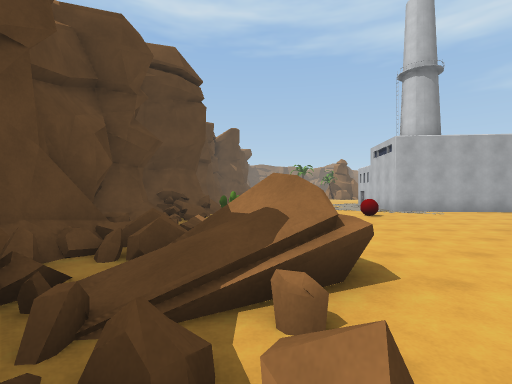
View 1 (above)

22 first-person views from a walk through a Unity game level. The camera is 1.4 m above the floor, looks level and sees 85° across. The floor is counted in squares, 2 m on a side. Each view is taken from the middle of a square. On the plan, view 1 faces up. The plan holds only what a view shows up to about 9 squares ahead; the rest is blank. The place goes on beyond the plan. Some animated figures are not drawn.

View 2
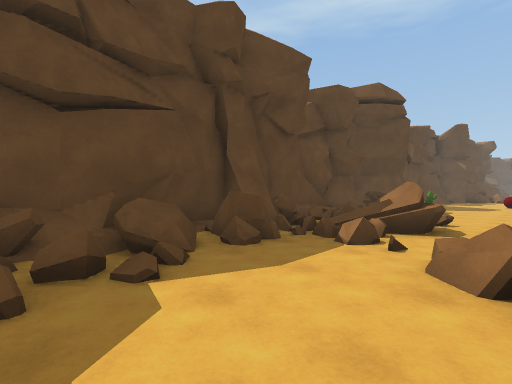

View 3
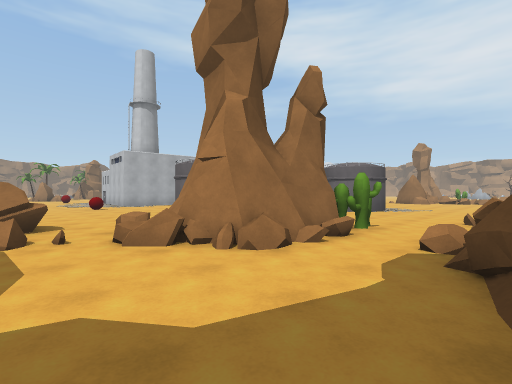

View 4
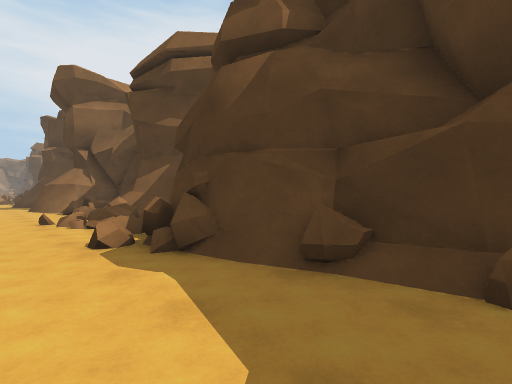

View 5
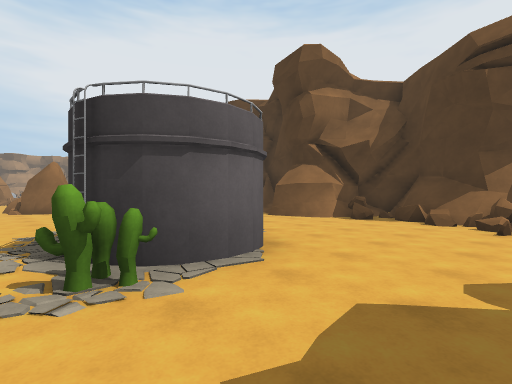

View 6
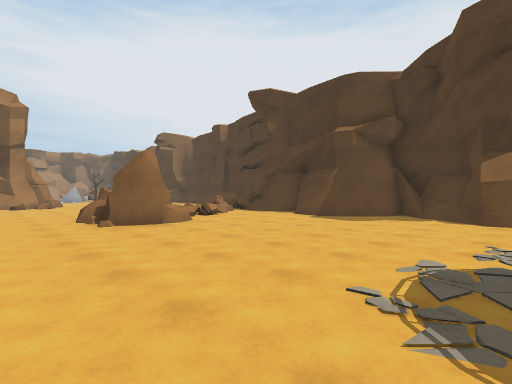

View 7
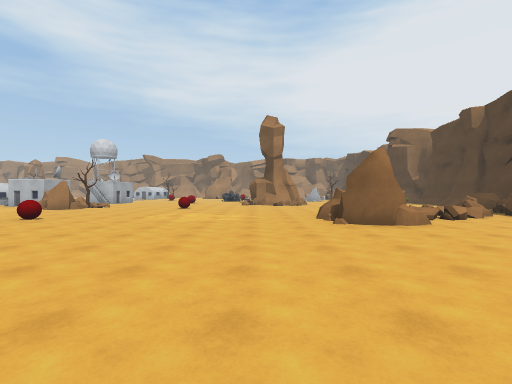

View 8
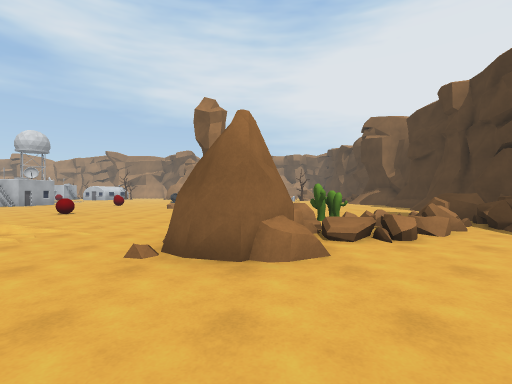

View 9
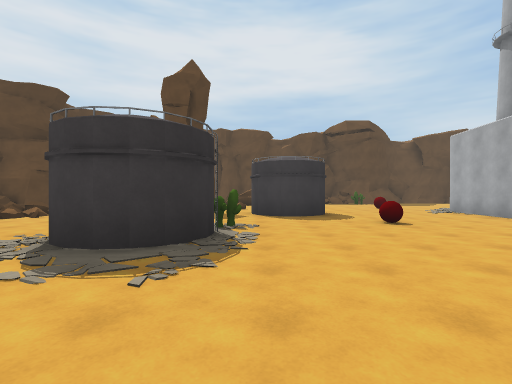

View 10
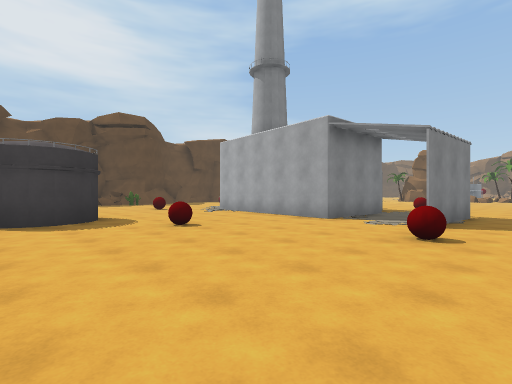

View 11
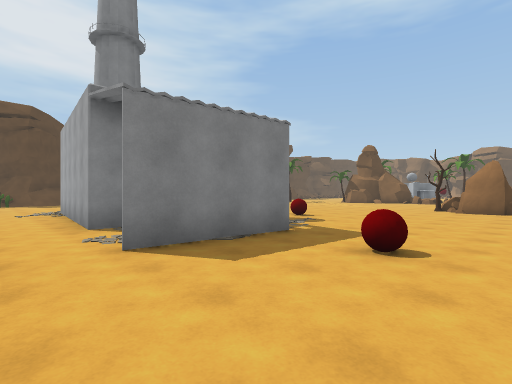

View 12
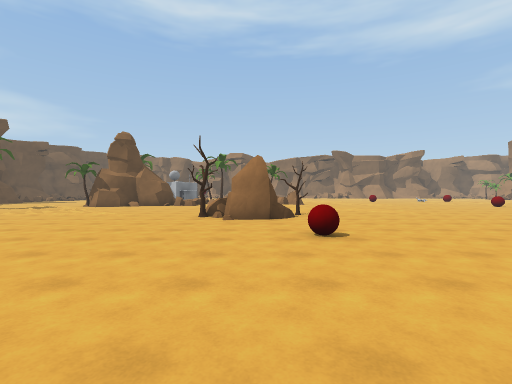

View 13
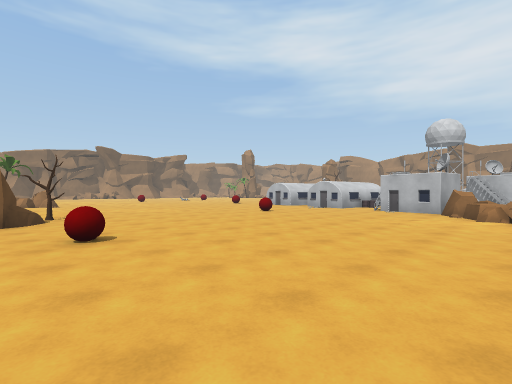

View 14
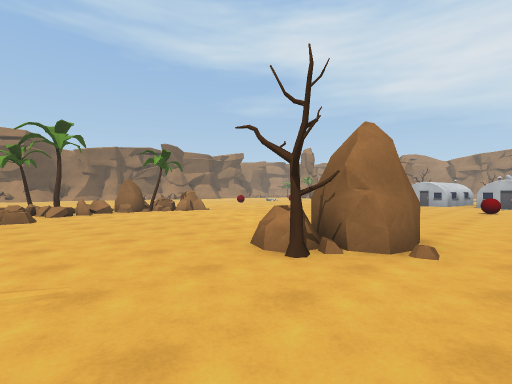

View 15
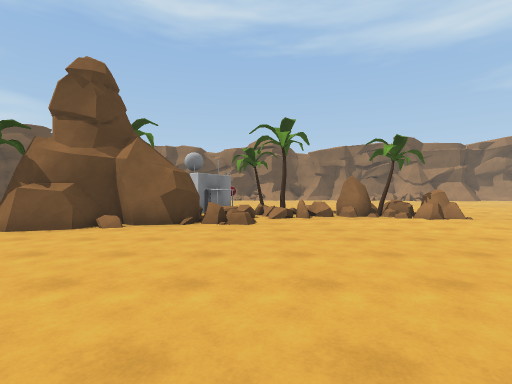

View 16
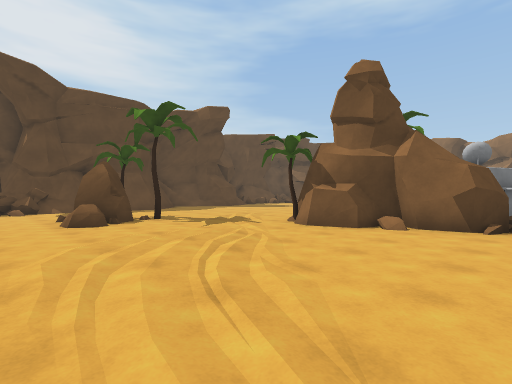

View 17
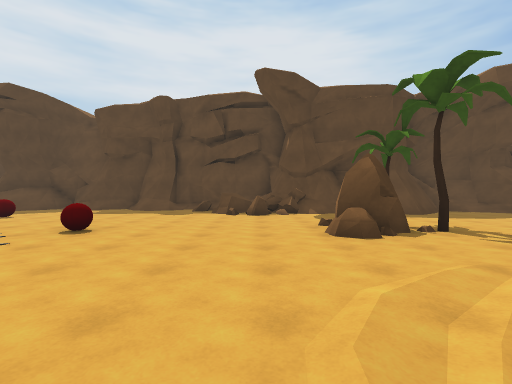

View 18
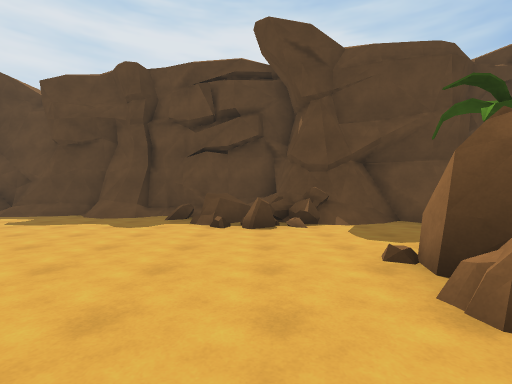

View 19
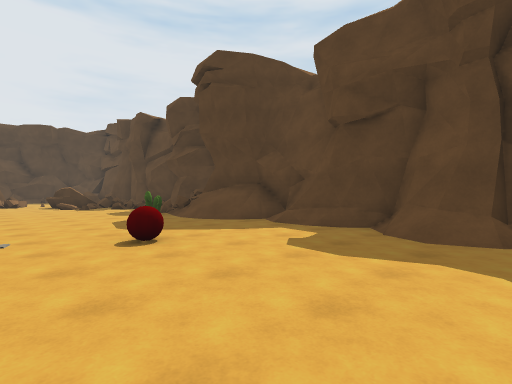

View 20
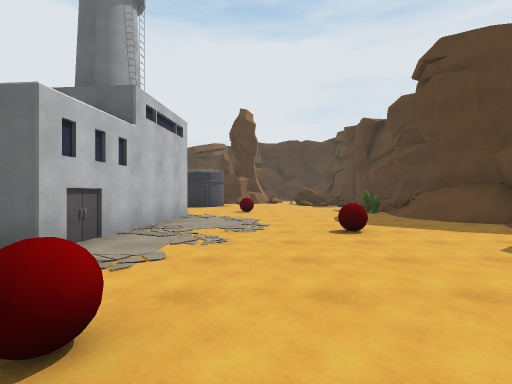

View 21
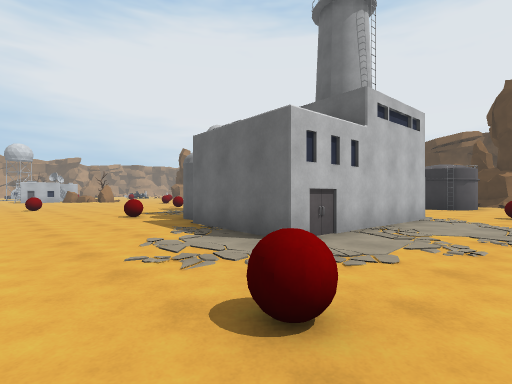

View 22
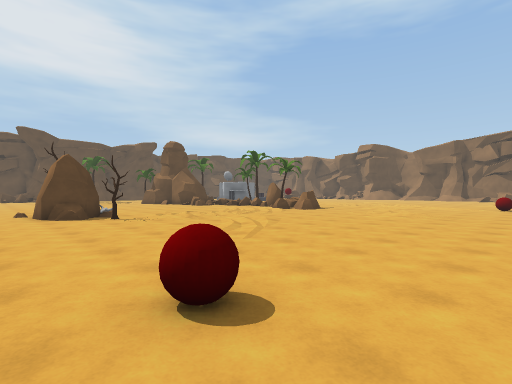

### Floor plan
Key: @ floor where view 1 was taken; # wall or solid block; x gap in a wall; . main floor; : floor 0.5 m higher than the main floor; / step, stairs or slope; = window, fence, low wall or low ledge; ^ raised ledge; O other object.
Columns run from 3 left of view 1 to 24 right of it. Each row starts with its distance up from view 1.
 28               #==#OOO.. ...
 27    ...  ..   ##....O..../...
 26    /......####O.............
 25    #......O#................
 24   ##........................
 23   #...OO....................
 22   #/..OO....................
 21 ###=...............O........
 20 #/##.............OOO........
 19 ^/^=..............O.......O.
 18 #/=.........................
 17 #/.....O...........O.......
 16 ##..........................
 15 #........##...O.............
 14 ##.......####...............
 13 ##..O...##     ............O
 12 #/......#    #..#.........O
 11 #//.....#    #..#.O.  ..
 10 ##/.....######..#... .O..
  9 #=O......................
  8 #=....O.........O...........
  7 #=.........................O
  6 ##  ........O........../....
  5 #=# .... #............./....
  4  #= .... #..................
  3  #=#=..  #..................
  2  ##=..    ..O## .....OOO...
  1  ##=.=#   ...###.....#OOO
  0 ##^@.##   ...##.......#OO
 -1 ##=..####O............==OO
 -2 #==.....O..............==:
 -3 #=#....=.............../=x
 -4    ../###===.=/##..##  ##^=
 -5    ######=##########     =
 -6           ##              ##

Where each view was taken, in squares from view 1:
view 1: 0 up, 0 right, facing up
view 2: 3 down, 2 right, facing up-left
view 3: 4 down, 0 right, facing up-right
view 4: 2 down, 0 right, facing down-right
view 5: 3 up, 7 right, facing down-right
view 6: 4 up, 12 right, facing down-right
view 7: 4 up, 12 right, facing right
view 8: 1 up, 15 right, facing right
view 9: 3 up, 15 right, facing left
view 10: 3 up, 14 right, facing up-left
view 11: 8 up, 16 right, facing up-left
view 12: 12 up, 15 right, facing up
view 13: 12 up, 15 right, facing up-right
view 14: 18 up, 11 right, facing up-right
view 15: 20 up, 12 right, facing up
view 16: 20 up, 11 right, facing up-left
view 17: 20 up, 9 right, facing left
view 18: 20 up, 6 right, facing left
view 19: 17 up, 3 right, facing down-left
view 20: 18 up, 3 right, facing down
view 21: 18 up, 3 right, facing down-right
view 22: 18 up, 24 right, facing up-left
